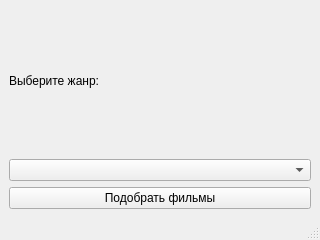
<?xml version="1.0" encoding="UTF-8"?>
<ui version="4.0">
 <class>MainWindow</class>
 <widget class="QMainWindow" name="MainWindow">
  <property name="geometry">
   <rect>
    <x>0</x>
    <y>0</y>
    <width>320</width>
    <height>240</height>
   </rect>
  </property>
  <property name="windowTitle">
   <string>Выбор жанра</string>
  </property>
  <widget class="QWidget" name="centralwidget">
   <layout class="QVBoxLayout" name="verticalLayout">
    <item>
     <widget class="QLabel" name="label">
      <property name="text">
       <string>Выберите жанр:</string>
      </property>
     </widget>
    </item>
    <item>
     <widget class="QComboBox" name="genre"/>
    </item>
    <item>
     <widget class="QPushButton" name="pushButton">
      <property name="text">
       <string>Подобрать фильмы</string>
      </property>
     </widget>
    </item>
   </layout>
  </widget>
  <widget class="QMenuBar" name="menubar">
   <property name="geometry">
    <rect>
     <x>0</x>
     <y>0</y>
     <width>320</width>
     <height>22</height>
    </rect>
   </property>
  </widget>
  <widget class="QStatusBar" name="statusbar"/>
 </widget>
 <resources/>
 <connections/>
</ui>
